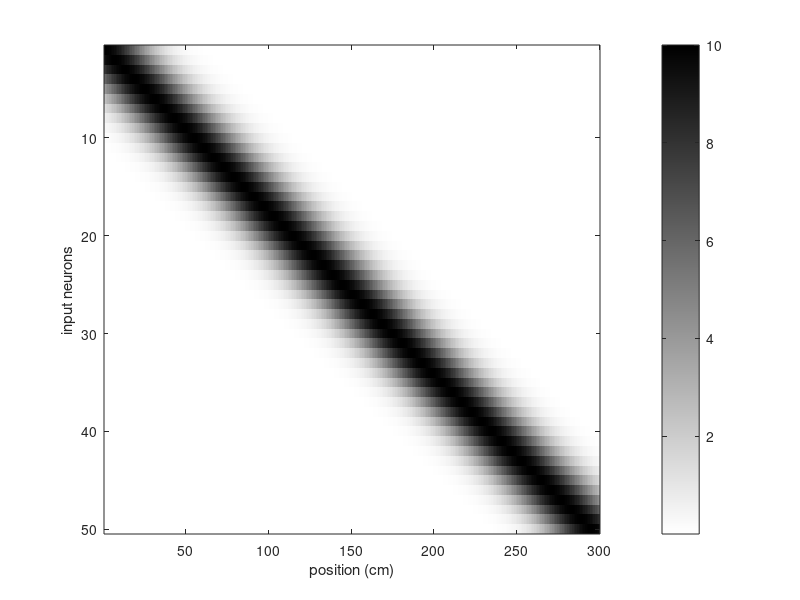

Recreate this plot in MATLAB. (Note: this script raises an error after producing the figure.)
clear; close all

%% Parameters
%Params for inputs
N = 50; % number of input neurons
L = 300; % length of track in cm
PFsd = 18; %cm (from Can's CA3 data)
PFamp = 10; %peak FR in Hz
Nlaps = 10; % number of laps
period = 20; % lap duration, in sec
dt = 0.001; % time resolution in sec

% Synapses params
Imax = 145e-12; % max synaptic weight, a current in Amps. % NolanWiles2011 uses 10-226pA. Mehta uses 1.5-4nA. SongAbbot use dimensionless conductances with G between 0 and Gmax, but not sure about the initial weight matrix. 
Idecay = 10e-3; % EPSC time constant, in sec
Wsd = 1.6*PFsd/(L/N); %standard deviation of initial synaptic weight vector (for gaussian connectivity) 
maxW = 1; % from 0 to 1, proportion of Imax defining the initial maximum weight

%Integrate and Fire params for output neuron (values from SongAbbot2000 if not specified otherwise)
Rm = 100e6; % membrane resistance, in Ohm
tau_m = 20e-3 ; %membrane time constant, in sec
Vrest = -70e-3 ; % resting membrane potential, in Volt
Vthr = -54e-3; % spike threshold, in Volt
Vreset = -60e-3; % reset potential after spike, in Volt

% BTSP params
CSproba = 1/100; % proba of an output spike to be a plateau potential/complex spike (1.8% on average in Bittner et al. 2017)
Pdecay_PrePost = 1.31; % Pre-before-Post time constant, in sec (1.31s on average in Bittner et al. 2017)
Pdecay_PostPre = 0.69; % Post-before-Pre time constant, in sec (0.69s on average in Bittner et al. 2017)

% output PF 
Nbin = 50; % Number of bins in which the length of the track is divided

%% Inputs
%Place fields (FR = gaussian function of position x)
x = 1:L; % track positions binned by cm
PFcom = 1:L/N:L; % PF centers spread uniformly along the track, with L/N spacing in cm
FRin = zeros(N,length(x));
for i = 1:N
    FRinNorm(i,x) = exp(-0.5*(x-PFcom(i)).^2/PFsd^2); %normalized from 0 to 1
    FRin(i,x) = PFamp*exp(-0.5*(x-PFcom(i)).^2/PFsd^2); % real FR 
end

figure
imagesc(FRin); 
xlabel('position (cm)'); ylabel('input neurons');
colormap(flipud(gray(256))); %colormap(brewermap(256,'*YlOrRd'));
c = colorbar; c.Label.String = 'Firing rate (Hz)';
box off; axis square 

%Running model with constant speed
speed = L/period; % cm/sec
EndTime = Nlaps*L/speed; %in sec
Trun = 0:dt:EndTime; Trun = Trun(1:end-1); % ms resolution
Tlap1 = 0:dt:period; Tlap1 = Tlap1(1:end-1);
Lap1 = linspace(0,L,period/dt); % positions during 1 lap
Run = repmat(Lap1,[1 Nlaps]);%positions during the whole run

figure
plot(Trun(1:end), Run, 'k');
xlabel('time (s)'); ylabel('position (cm)')
box off; axis square

%convert trajectory into firing rate
for i = 1:length(Lap1)
    [minval, idx] = min(abs(x-Lap1(i))); %find closest spatial bin in x for each position in trajectory
    FRlap1(:,i) = FRin(:,idx); % Firing rate at that position for each neuron
end

figure
plot(Tlap1, FRlap1, 'k');
xlabel('time (s)'); ylabel('Firing Rate (Hz)')
box off; axis square

% nonhomogenous Poisson spike generator along trajectory
InRasters = poissrnd(FRlap1.*dt); %matrix of size (N,length(Tlap1)) containing, for each input neuron, the number of spikes in each 1ms bin drawn from Poisson distribution
for i = 1:N
    Spiketimes_in{i} = Tlap1( find(InRasters(i,:)) ); %find positive values = when a spike occured
end

figure
[spikex, spikey] = makedisplayrasters(Spiketimes_in, 0);
displaydisplayrasters(spikex, spikey); hold on
grid off
axis square
xlabel('time, (s)')
ylabel('input neurons')

% convolve input spiketrains with exponential decay to get Post-before-Pre
% weight rule (Depression in classic STDP curves)
% Dshape = exp(-[0::endpoint]./Decay); % 
% D = conv2(InRasters, Dshape(:)); 

% Synaptic weights at time 0 between all input neurons and 1 output neuron (vector of length N) 
% MehtaWilson2000 started with a symmetric connectivity matrix. I could do something
% similar, assuming a CA1 PC already has a PF with COM in the center of
% track and strength of connection following a gaussian. 
% or 
% I could randomly assign weigths to start with. from a distribution that
% favors clusters, e.g. Poisson or exponential, or just from uniform
% distrib, based on BittnerMagee2015 finding that spatial inputs are
% about equal.
% or 
% For BTSP model of emergence: equal weights for all synapses. PF could appear with BTSP or
% inhomogeneities in input neurons spiking. 

% gaussian connectivity with max in center of track, aking to Mehta and Wilson 2000
NeuronID = 1:N;
W = zeros(N,length(Tlap1));
Wmax = maxW*Imax;
W(:,1) = Wmax*exp(-0.5*(NeuronID - N/2).^2/Wsd^2); % vector of N rows following a gaussian distribution of Wmax amplitude 

figure
stem(1:N, W(:,1)*10^12, 'k');
xlabel('Input Neurons'); ylabel('Synaptic Weights (pA) ')
box off; axis square

%% input-output dynamics using Euler's forward method to solve ODEs
I = zeros(1,length(Tlap1)); 
V = I;
OutRaster = I;
CS = I;
D = I;
P = zeros(N,length(Tlap1));
V(1) = Vrest;

for i = 1:length(Tlap1)-1
    % input current to output neuron, EPSCs modelled as pulse with exponential decay
    I(i+1)  = I(i) - dt*I(i)./Idecay + sum(InRasters(:,i).*W(:,i));
    % I&F output neuron
    V(i+1) = V(i) + dt * (Vrest - V(i) + I(i) * Rm) / tau_m; % subthreshold membrane potential
    if V(i+1) >= Vthr
       V(i) = 0; %to visualize spikes with peak at 0 mV
       V(i+1) = Vreset;
       OutRaster(i) = 1;
       CS(i) = binornd(1, CSproba); %Bernoulli trial (0 or 1) with p(success) = CSproba, to model plateau ptential (aka Complex Spike)occurrence
    end
    % STDP variables + update Synaptic weights
    D(i+1) = D(i) - dt*D(i)/Pdecay_PostPre + CS(i); % output spiketrain convolved with Post-before-Pre update rule, in %
    for n = 1:N % for each presynaptic neuron
        P(n,i+1) = P(n,i) - dt*P(n,i)/Pdecay_PrePost + InRasters(n,i); % input spiketrains convolved with Pre-before-Post update rule, in %
        W(n,i+1) = W(n,i) + CS(i)*P(n,i)*Pamp + InRasters(n,i)*D(i)*Pamp; % weight update
        if W(n,i+1) < 0
            W(n,i+1) = 0;
        elseif W(n,i+1) > Imax
            W(n,i+1) = Imax;
        end           
    end    
end
Spiketimes_out{1} = Tlap1(find(OutRaster));
SpikeLoc_out = Lap1(find(OutRaster)); %spikes location on track
CSloc_All = Run(find(CS)); % CSs location on track

% compute place field
Track_dbin = L./Nbin; % bin size, in cm
TrackBins = Lap1(1):Track_dbin:Lap1(end);
SpikeCountOut = histcounts(SpikeLoc_out, TrackBins);
TimeInBins = dt*histcounts(Lap1, TrackBins); % compute time spent (in sec) in each spatial bin (not assuming a linear running model but real trajectories)
SpatialFRout = SpikeCountOut./TimeInBins; % in Hz   

figure 
subplot(2,2,1)
plot(Tlap1, I.*10^12)
xlabel('time (s)'); ylabel('input current (pA)')
box off;
subplot(2,2,2)
plot(Tlap1, V.*10^3)
xlabel('time (s)'); ylabel('membrane potential (mV)')
box off;
subplot(2,2,3)
[spikex, spikey] = makedisplayrasters(Spiketimes_out, 0);
displaydisplayrasters(spikex, spikey); hold on
grid off
xlim([0,Tlap1(end)]); xlabel('time, (s)')
ylabel('lap')
title('output neuron')
subplot(2,2,4)
imagesc(SpatialFRout); 
xlabel('spatial bins'); ylabel('lap');
colormap(flipud(gray(256))); %colormap(brewermap(256,'*YlOrRd'));
c = colorbar; c.Label.String = 'Firing rate (Hz)';
box off;

figure %STDP variables
subplot(2,1,1)
plot(Tlap1, D, 'r'); hold on
plot(Tlap1, OutRaster, 'k');
xlabel('time (s)'); 
title('output raster + Post-before-Pre weight update')
box off;
subplot(2,1,2)
plot(Tlap1, P(1,:), 'r'); hold on
plot(Tlap1, InRasters(1,:), 'k');
xlabel('time (s)'); 
title('input raster #1 + Pre-before-Post weight update')
box off;

figure % Weight changes over time
subplot(2,1,1)
imagesc(W.*10^12);
xlabel('time'); ylabel('input neuron');
colormap(flipud(gray(256))); %colormap(brewermap(256,'*YlOrRd'));
c = colorbar; c.Label.String = 'Synaptic weight (pA)';
box off;
subplot(2,1,2)
plot(Tlap1, W(1,:).*10^12);
xlabel('time (s)'); ylabel('input current (pA)')
box off;






